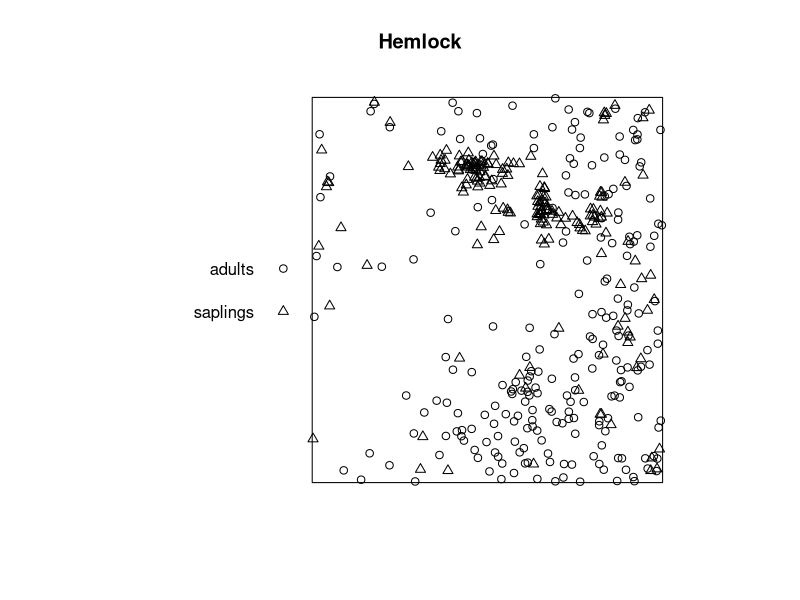
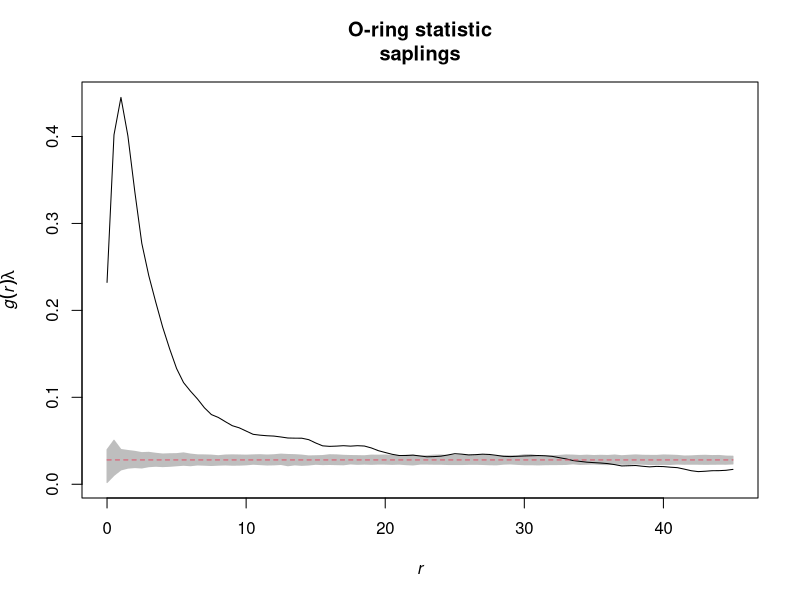
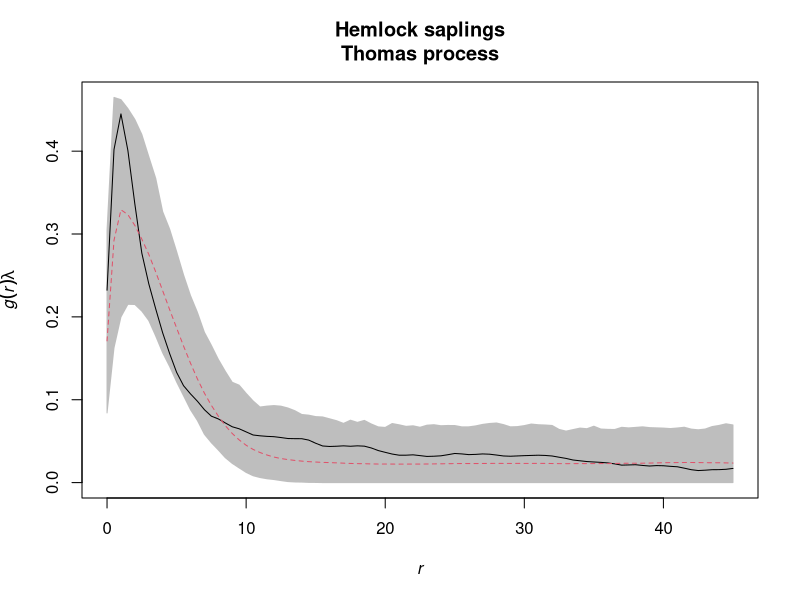
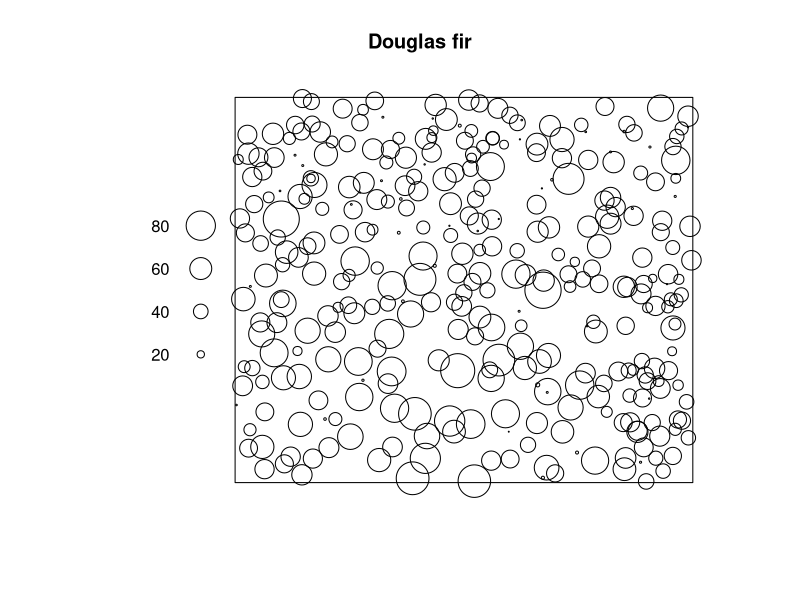
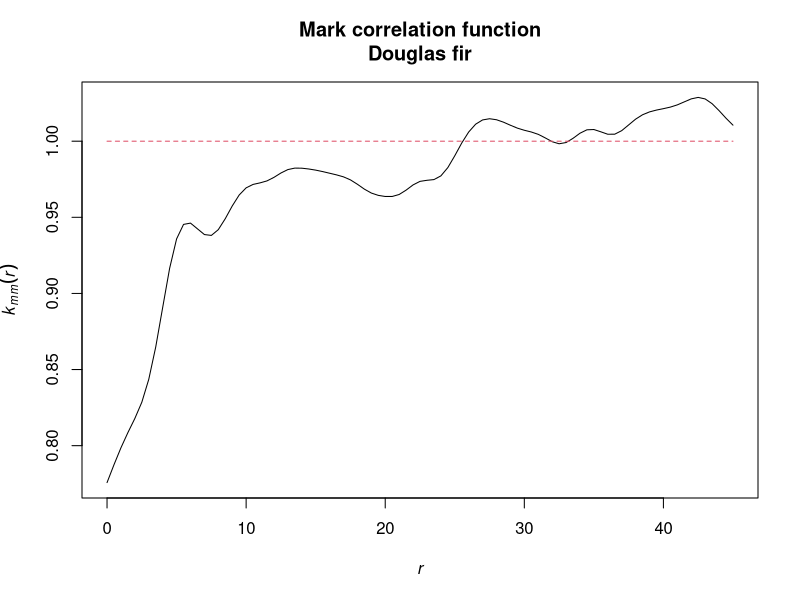
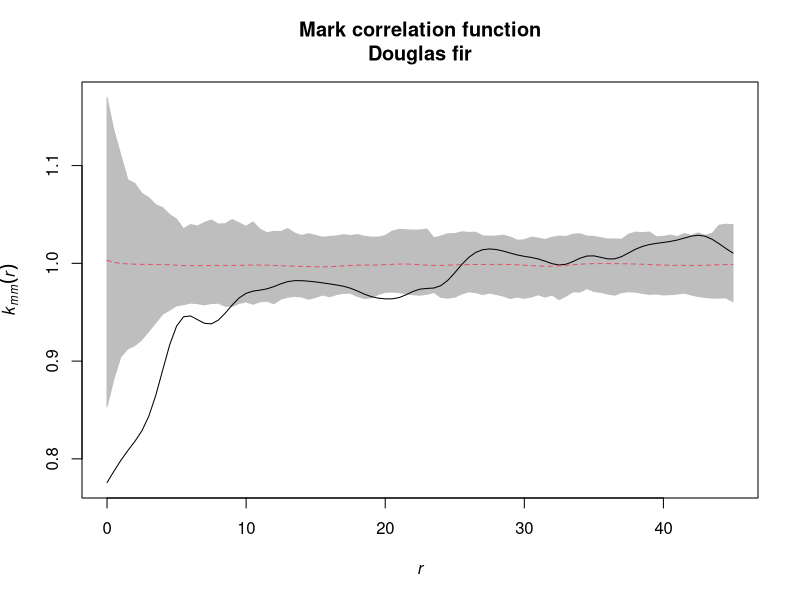
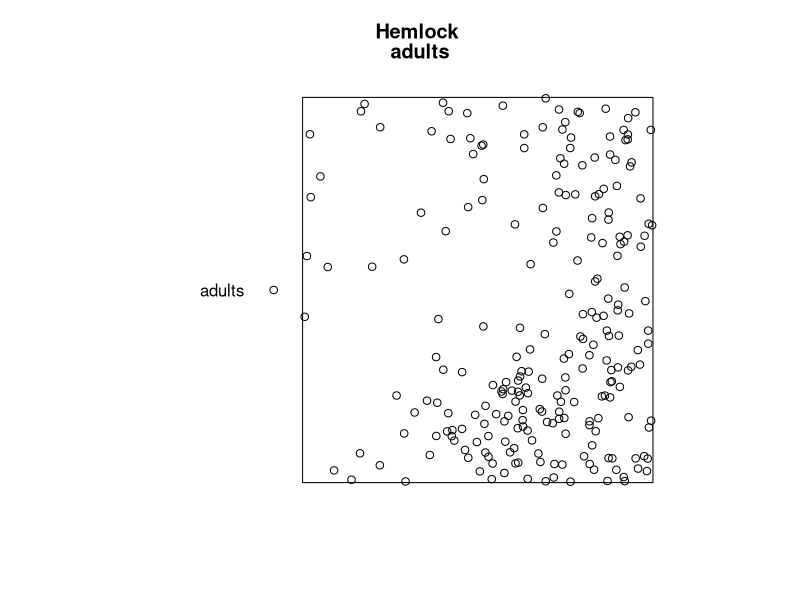
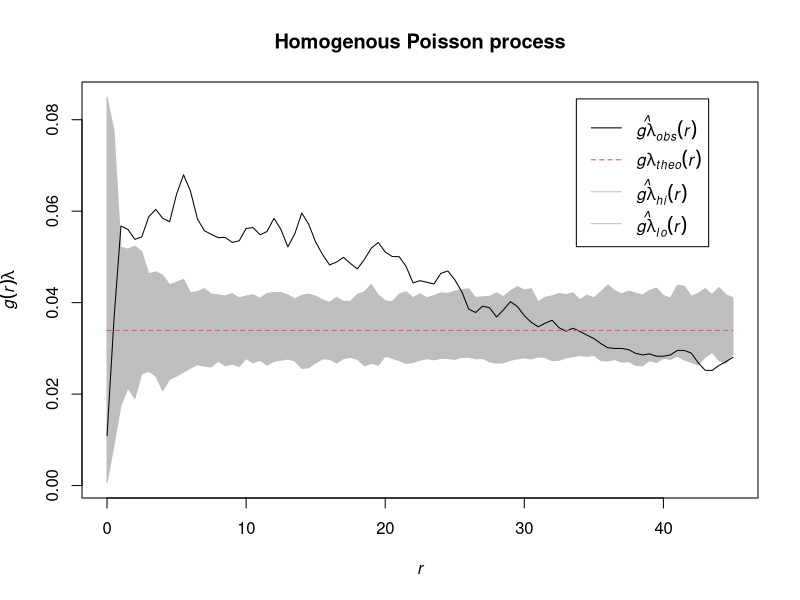

The R source for these figures, in order:
## ---- chunk 1
  library(spatstat)
  library(tidyverse)
## ---- chunk 2
  hemlock <- read_delim(file = "Hemlock_Adults_vs_SmallSaps.txt", delim = ";")
  
  hemlock <- mutate(hemlock,
                    mark = case_when(mark == 1 ~ "adults",
                                     mark == 2 ~ "saplings"),
                    mark = as.factor(mark))
  
  plot_area <- ripras(x = hemlock$x, y= hemlock$y, shape = "rectangle")
  
  hemlock_ppp <- as.ppp(X = hemlock, W = plot_area)
  
  summary(hemlock_ppp)
## ---- chunk 3
  plot(hemlock_ppp, main = "Hemlock")
## ---- chunk 4
  Oest <- function(input, correction = "Ripley", r = NULL, divisor = "d", ...){
    
    p_fct <- pcf(input, correction = correction, 
                 r = r, divisor = divisor)
    
    lambda <- intensity(unmark(input))
    
    eval.fv(p_fct*lambda)
  }
## ---- chunk 5
  saplings <- subset.ppp(hemlock_ppp, marks == "saplings", drop = TRUE)
  
  o_ring_saplings <- envelope(saplings, fun = Oest,
                              r = seq(from = 0, to = 45, by = 0.5), 
                              nsim = 199, nrank = 5)
## ---- chunk 6
  plot(o_ring_saplings, xlim = c(0, 45), 
       main = "O-ring statistic\nsaplings", legend = FALSE)
## ---- chunk 7
  thomas_process <- kppm(X = unmark(saplings), clusters = "Thomas", statistic = "pcf")
  
  simulated_pattern	<- simulate.kppm(object = thomas_process, nsim = 199)
## ---- chunk 8
  o22_saplings_thomas <- envelope(saplings, fun = Oest, 
                                  r = seq(from = 0, to = 45, by = 0.5),
                                  nsim = 199, nrank = 5, 
                                  simulate = simulated_pattern)
## ---- chunk 9
  plot(o22_saplings_thomas, xlim = c(0, 45), 
       main = "Hemlock saplings\nThomas process", legend = FALSE)
## ---- chunk 10
  print(thomas_process)
## ---- chunk 11
  paste0("Number of parents: ", round(thomas_process$clustpar[["kappa"]] * area(saplings$window), 2))

  paste0("Cluster area: ", round((thomas_process$clustpar[["scale"]] ^ 2) * pi, 2)) # Double check also with Programita!
## ---- chunk 12
  douglas_fir <- read_delim(file = "Alive_DouglasFir_OGN.txt", delim = ";")
  
  plot_area <- ripras(x = douglas_fir$x, y = douglas_fir$y, shape = "rectangle")
  
  douglas_fir_ppp <- as.ppp(X = douglas_fir, W = plot_area)
  
  summary(douglas_fir_ppp)
## ---- chunk 13
  plot(douglas_fir_ppp, main = "Douglas fir")
## ---- chunk 14
  mark_corrlation_douglas_fir <- markcorr(X = douglas_fir_ppp, 
                                          r = seq(from = 0, to = 45, by = 0.5),
                                          correction = "Ripley")
## ---- chunk 15
  plot(mark_corrlation_douglas_fir, xlim = c(0, 45), 
       main = "Mark correlation function\nDouglas fir", legend = F)
## ---- chunk 16
  envelopes_mark_correlation_alive <- envelope(Y = douglas_fir_ppp, fun = markcorr,
                                               r = seq(from = 0, to = 45, by = 0.5),
                                               nsim = 199, nrank = 5,
                                               simulate = expression(rlabel(douglas_fir_ppp)))

## ---- chunk 17
  plot(envelopes_mark_correlation_alive, xlim = c(0, 45), 
       main = "Mark correlation function\nDouglas fir", legend = F)
## ---- chunk 18
  hemlock <- read_delim(file = "Hemlock_Adults_vs_SmallSaps.txt", delim = ";")
  
  hemlock <- mutate(hemlock,
                    mark = case_when(mark == 1 ~ "adults",
                                     mark == 2 ~ "saplings"),
                    mark = as.factor(mark))
  
  plot_area <- ripras(x = hemlock$x, y = hemlock$y, shape = "rectangle")
  
  hemlock_ppp <- as.ppp(X = hemlock, W = plot_area)
  
  summary(hemlock_ppp)
## ---- chunk 19
  plot(subset.ppp(hemlock_ppp, marks == "adults", drop = TRUE), main="Hemlock \nadults")
## ---- chunk 20
  Oest <- function(input, correction = "Ripley", r = NULL, divisor = "d", ...){
    
    p_fct <- pcf(input, correction = correction, r = r, divisor = divisor, ...)
    
    lambda <- intensity(unmark(input))
    
    eval.fv(p_fct*lambda)
  }
## ---- chunk 21
  adults <- subset.ppp(hemlock_ppp, marks == "adults", drop = TRUE)
  
  envelopes_adults_homo <- envelope(Y = adults, fun = Oest,
                                    r = seq(from = 0, to = 45, by = 0.5), 
                                    nsim = 199, rank = 5)
## ---- chunk 22
  plot(envelopes_adults_homo, xlim = c(0,45), 
       main = "Homogenous Poisson process")
## ---- chunk 23
  lambda_xy <- density(x = adults)

  class(lambda_xy)
## ---- chunk 24
  plot(lambda_xy, main = "lambda(xy)")
## ---- chunk 25
  simulated_heterogenous_pattern <- rpoispp(lambda = lambda_xy, nsim = 199)
## ---- chunk 26
  plot(lambda_xy, main = "Simulated data")

  points(simulated_heterogenous_pattern[[5]], pch = 19)
## ---- chunk 27
  envelopes_adults_hetero <- envelope(Y = adults, fun = Oest,
                                      r = seq(from = 0, to = 45, by = 0.5), 
                                      nsim = 199, rank = 5, 
                                      simulate = simulated_heterogenous_pattern)

## ---- chunk 28
  plot(envelopes_adults_hetero, xlim = c(0, 45), 
       main = "Heterogenous Poisson process")
## ---- chunk 29
  envelopes_adults_inhomo <- envelope(Y = adults, fun = pcfinhom, divisor = "d",
                                      correction = "Ripley",
                                      r = seq(from = 0, to = 45, by = 0.5),
                                      nsim = 199, rank = 5)
## ---- chunk 30
  plot(envelopes_adults_inhomo, xlim = c(0,45),
       legend = FALSE, main = "Inhomogenous pair correlation function")
